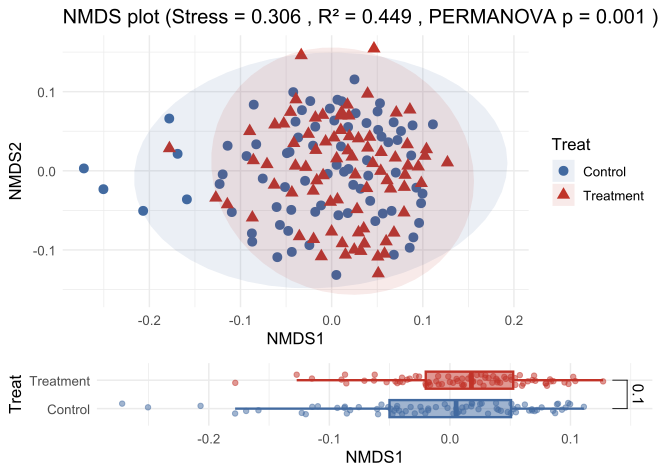

This chart was generated by the following R code:
# -------------------------------
# NMDS 分析与可视化（按 Treat 分组）
# -------------------------------

library(vegan)
library(ggplot2)
library(ggpubr)

# 读取 OTU 表格
otu <- read.table("otu_table.txt", header = TRUE, sep = "\t", stringsAsFactors = FALSE)
rownames(otu) <- otu$NAME
otu <- otu[, -1]  # 删除 OTU 名称列

# 转置 OTU 表格
otu_t <- t(otu)

# 读取样本元数据
metadata <- read.table("sample_data.txt", header = TRUE, sep = "\t", stringsAsFactors = FALSE)
rownames(metadata) <- metadata$sample

# 计算 Bray-Curtis 距离矩阵
dist_matrix <- vegdist(otu_t, method = "bray")

# 执行 NMDS（二维）
set.seed(123)
nmds <- metaMDS(dist_matrix, k = 2, trymax = 100)
nmds$stress  # 查看 stress 值

# 提取 NMDS 坐标并合并 metadata
nmds_scores <- as.data.frame(scores(nmds, display = "sites"))
nmds_scores$sample <- rownames(nmds_scores)
nmds_scores <- merge(nmds_scores, metadata, by = "sample")

# 计算 NMDS 拟合优度 R²
fit_dist <- as.dist(vegdist(scores(nmds, display = "sites"), method = "euclidean"))
cor_val <- cor(dist_matrix, fit_dist, method = "spearman")
R2 <- cor_val^2
R2

# PERMANOVA 检验 Treat 分组显著性
set.seed(123)
perm <- adonis2(dist_matrix ~ Treat, data = metadata, permutations = 999)
p_value <- perm$`Pr(>F)`[1]
p_value

# 设置 Treat 分组颜色和形状
col_groups <- c("Control" = "#426aa0", "Treatment" = "#c13328")
shape_groups <- c("Control" = 16, "Treatment" = 17)

# 1. NMDS 散点图（Treat 分组）
nmds_plot <- ggplot(nmds_scores, aes(x = NMDS1, y = NMDS2, color = Treat, shape = Treat)) +
  geom_point(size = 3) +
  stat_ellipse(geom = "polygon", type = "norm", alpha = 0.1, aes(fill = Treat), color = NA) +
  scale_color_manual(values = col_groups) +
  scale_fill_manual(values = col_groups) +
  scale_shape_manual(values = shape_groups) +
  theme_minimal() +
  labs(title = paste("NMDS plot (Stress =", round(nmds$stress, 3),
                     ", R² =", round(R2, 3),
                     ", PERMANOVA p =", signif(p_value, 3), ")"),
       x = "NMDS1", y = "NMDS2") +
  theme(text = element_text(size = 12))

# 2. NMDS1 横向箱线图 + 两两比较 p 值
# 只有两组 Treat，比较就是 Control vs Treatment
comparisons <- list(c("Control", "Treatment"))

nmds1_box <- ggplot(nmds_scores, aes(x = Treat, y = NMDS1, fill = Treat, color = Treat)) +
  geom_boxplot(width = 0.6, alpha = 0.5, outlier.shape = NA, size = 0.8) +  # 半透明箱体 + 边框
  geom_jitter(width = 0.2, alpha = 0.5) +  # 散点半透明
  stat_compare_means(comparisons = comparisons, method = "wilcox.test", label = "p.format") +  # 显示真实 p 值
  coord_flip() +  # 横向显示
  scale_fill_manual(values = scales::alpha(col_groups, 0.5)) +
  scale_color_manual(values = col_groups) +
  theme_minimal() +
  labs(x = "Treat", y = "NMDS1") +
  theme(text = element_text(size = 12), legend.position = "none")

# 3. 合并 NMDS 散点图和箱线图
combined_plot <- ggarrange(nmds_plot, nmds1_box,
                           ncol = 1, nrow = 2, heights = c(3, 1))  # 散点图高度比箱线图大

# 4. 输出合并图
print(combined_plot)
